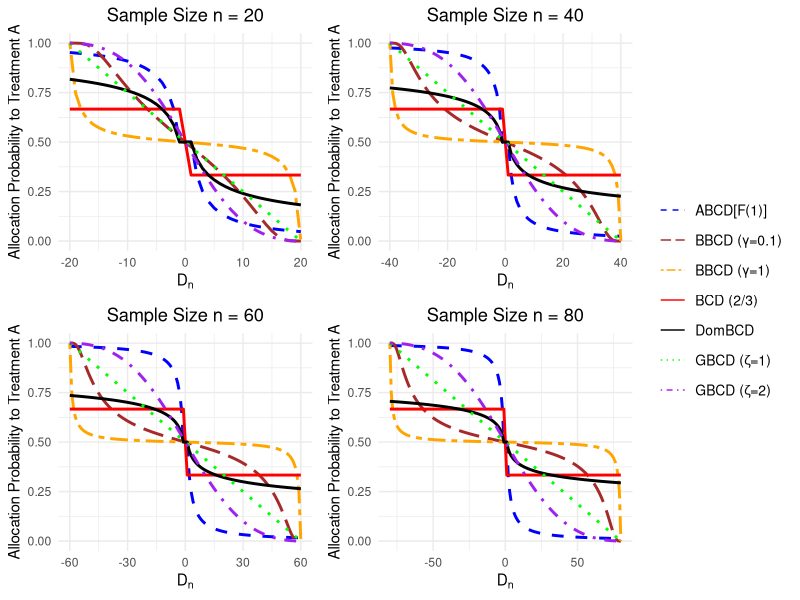

This chart was generated by the following R code:
library(ggplot2)
library(gridExtra)
library(grid)

# Allocation functions
efron_bcd <- function(Dn, p = 2/3) {
  if (Dn < 0) return(p)
  if (Dn == 0) return(0.5)
  return(1 - p)
}

gbcd_probability <- function(Dn, n, zeta = 1) {
  x <- Dn / n
  x <- max(min(x, 1), -1)
  numerator <- (1 - x)^zeta
  denominator <- numerator + (1 + x)^zeta
  numerator / denominator
}

abcd_f <- function(Dn, a = 1) {
  if (abs(Dn) <= 1) {
    0.5
  } else if (Dn > 1) {
    1 / (1 + (Dn^a))
  } else {
    (abs(Dn)^a) / (1 + (abs(Dn)^a))
  }
}

bayesian_bcd <- function(Dn, n, gamma) {
  epsilon <- 1e-8
  x <- Dn / n
  x <- max(min(x, 1 - epsilon), -1 + epsilon)
  base_term <- 1 + (1 - x) / (n * (1 + x + epsilon))
  alt_term <- 1 + (1 + x) / (n * (1 - x + epsilon))
  numerator <- base_term^(1 / gamma)
  denominator <- numerator + alt_term^(1 / gamma)
  numerator / denominator
}

dbcd_probability <- function(Dn, n) {
  a_n <- 1 / (floor(n / 20) + 1)
  if (abs(Dn) <= 1) {
    0.5
  } else if (Dn > 1) {
    1 / (1 + (Dn^a_n))
  } else {
    (abs(Dn)^a_n) / (1 + (abs(Dn)^a_n))
  }
}

# Designs list with parameters
designs <- list(
  list(name = "BCD (2/3)", fun = efron_bcd, params = list(p = 2/3)),
  list(name = "ABCD[F(1)]", fun = abcd_f, params = list(a = 1)),
  list(name = "GBCD (ζ=1)", fun = gbcd_probability, params = list(zeta = 1)),
  list(name = "GBCD (ζ=2)", fun = gbcd_probability, params = list(zeta = 2)),
  list(name = "BBCD (γ=1)", fun = bayesian_bcd, params = list(gamma = 1)),
  list(name = "BBCD (γ=0.1)", fun = bayesian_bcd, params = list(gamma = 0.1)),
  list(name = "DomBCD", fun = dbcd_probability, params = list())
)

sample_sizes <- c(20, 40, 60, 80)

# Run simulation
results <- do.call(rbind, lapply(sample_sizes, function(n) {
  Dn_values <- seq(-n, n, by = 1)
  do.call(rbind, lapply(designs, function(design) {
    prob <- sapply(Dn_values, function(Dn) {
      if (design$name == "BCD (2/3)") {
        design$fun(Dn, p = design$params$p)
      } else if (design$name %in% c("GBCD (ζ=1)", "GBCD (ζ=2)")) {
        design$fun(Dn, n, zeta = design$params$zeta)
      } else if (design$name %in% c("BBCD (γ=1)", "BBCD (γ=0.1)")) {
        design$fun(Dn, n, gamma = design$params$gamma)
      } else if (design$name == "ABCD[F(1)]") {
        design$fun(Dn, a = design$params$a)
      } else if (design$name == "DomBCD") {
        design$fun(Dn, n)
      } else {
        NA
      }
    })
    data.frame(
      SampleSize = n,
      Design = design$name,
      Dn = Dn_values,
      Probability = prob
    )
  }))
}))

# Colors and linetypes for designs
colors <- c(
  "BCD (2/3)" = "red",
  "ABCD[F(1)]" = "blue",
  "GBCD (ζ=1)" = "green",
  "GBCD (ζ=2)" = "purple",
  "BBCD (γ=1)" = "orange",
  "BBCD (γ=0.1)" = "brown",
  "DomBCD" = "black"
)

linetypes <- c(
  "BCD (2/3)" = "solid",
  "ABCD[F(1)]" = "dashed",
  "GBCD (ζ=1)" = "dotted",
  "GBCD (ζ=2)" = "dotdash",
  "BBCD (γ=1)" = "twodash",
  "BBCD (γ=0.1)" = "longdash",
  "DomBCD" = "solid"
)

# Create plots without legends
plots_no_legend <- lapply(sample_sizes, function(n) {
  df <- subset(results, SampleSize == n)
  ggplot(df, aes(x = Dn, y = Probability, color = Design, linetype = Design)) +
    geom_line(size = 1) +
    scale_color_manual(values = colors) +
    scale_linetype_manual(values = linetypes) +
    labs(title = paste("Sample Size n =", n),
         x = expression(D[n]),
         y = "Allocation Probability to Treatment A") +
    theme_minimal() +
    theme(
      legend.position = "none",
      plot.title = element_text(hjust = 0.5)
    ) +
    ylim(0, 1)
})

# Create a plot to extract legend
legend_plot <- ggplot(results, aes(x = Dn, y = Probability, color = Design, linetype = Design)) +
  geom_line() +
  scale_color_manual(values = colors) +
  scale_linetype_manual(values = linetypes) +
  theme_minimal() +
  theme(
    legend.position = "right",
    legend.title = element_blank(),
    legend.text = element_text(size = 10),
    legend.key.size = unit(1.5, "lines"),
    axis.title = element_blank(),
    axis.text = element_blank(),
    axis.ticks = element_blank(),
    panel.grid = element_blank()
  ) +
  guides(color = guide_legend(ncol = 1), linetype = guide_legend(ncol = 1))

# Function to extract legend grob
get_legend <- function(myplot) {
  tmp <- ggplot_gtable(ggplot_build(myplot))
  leg <- which(sapply(tmp$grobs, function(x) x$name) == "guide-box")
  tmp$grobs[[leg]]
}

legend <- get_legend(legend_plot)

# Arrange plots in 2x2 grid
plots_grid <- arrangeGrob(grobs = plots_no_legend, nrow = 2, ncol = 2)

# Draw all together with legend on the right
grid.newpage()
grid.arrange(plots_grid, legend, ncol = 2, widths = c(4, 1))
